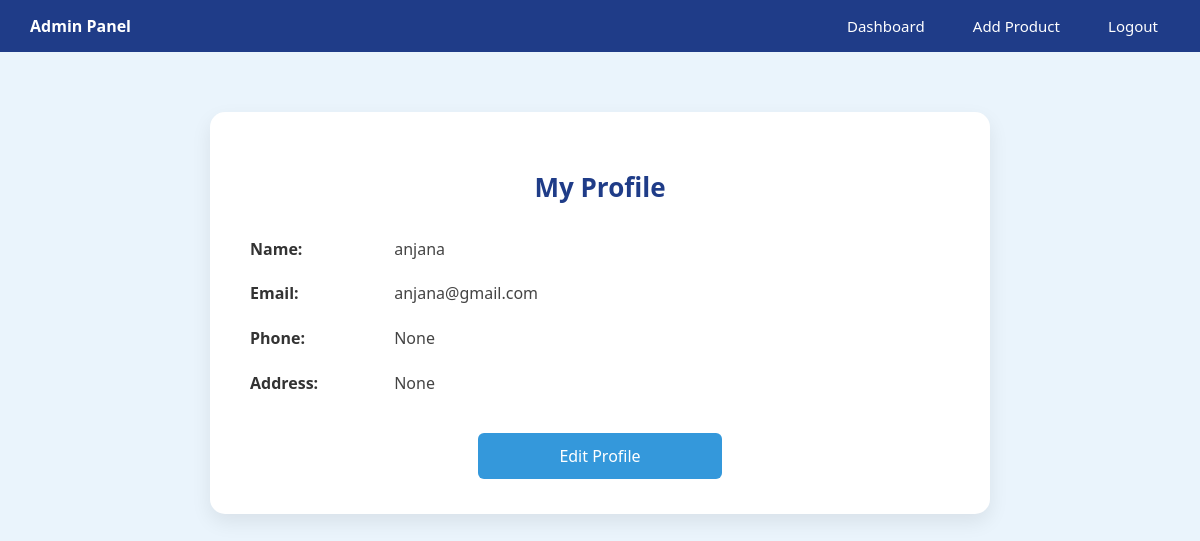
Page /sellprofile/ (signed in) on the committed database.
### foodapp/models.py (models this page shows)
class sreg(models.Model):
    name = models.CharField(max_length=100,null=True,blank=True)
    age = models.IntegerField()
    email = models.EmailField(unique=True)
    password = models.CharField(max_length=100,null=True,blank=True)
    image = models.FileField(upload_to='image/')
    phone = models.IntegerField(null=True,blank=True)
    shopname = models.CharField(max_length=20,null=True,blank=True)
    address = models.TextField(null=True,blank=True)

### foodapp/views.py (the view)
# urls.py: path('sellprofile/',views.sellprofile,name='sellprofile'),
def sellprofile(request):
    if "email" in request.session:
        user = request.session['email']
        try:
            client = models.sreg.objects.get(email=user)
            return render(request, 'sellprofile.html', {'c': client})
        except models.sreg.DoesNotExist:
            alert = "<script>alert('user not found'); window.location.href='/sellprofile/';</script>"
            return HttpResponse(alert)
    else:
        alert = "<script>alert('user not found'); window.location.href='/selllogin/';</script>"
        return HttpResponse(alert)

### foodapp/templates/sellprofile.html (shortened to what this page needs)
<!DOCTYPE html>
<html lang="en">
<head>
</head>
<body>
<div class="navbar">
  <div><strong>Admin Panel</strong></div>
  <div>
    <a href="{% url 'sellhome' %}">Dashboard</a>
    <a href="{% url 'addproduct' %}">Add Product</a>
    <a href="{% url 'logout' %}">Logout</a>
  </div>
</div>
<div class="container">
  <div class="profile-header">
    <h2>My Profile</h2>
  </div>
  <div class="profile-details">
    <p><label>Name:</label> {{ c.name }}</p>
    <p><label>Email:</label> {{ c.email }}</p>
    <p><label>Phone:</label> {{ c.phone }}</p>
    <p><label>Address:</label> {{ c.address }}</p>
  </div>
  <a class="edit-btn" href="{% url 'editprofile' %}">Edit Profile</a>
</div>
</body>
</html>

### foodapp/templates/sellprofile.html (style rules this page uses)
body { margin: 0; font-family: 'Segoe UI', Tahoma, Geneva, Verdana, sans-serif; background-color: #eaf4fc; }
.navbar { background-color: #1f3c88; padding: 15px 30px; color: white; display: flex; justify-content: space-between; align-items: center; }
.navbar a { color: white; text-decoration: none; margin-left: 20px; font-size: 15px; padding: 6px 12px; border-radius: 4px; transition: background-color 0.3s ease; }
.container { max-width: 700px; margin: 60px auto; background-color: white; padding: 35px 40px; border-radius: 15px; box-shadow: 0 8px 20px rgba(0, 0, 0, 0.08); }
.profile-header { text-align: center; margin-bottom: 30px; }
.profile-header h2 { color: #1f3c88; font-size: 26px; font-weight: 600; }
.profile-details { font-size: 16px; line-height: 1.8; color: #444; }
.profile-details label { font-weight: 600; display: inline-block; width: 140px; color: #333; }
.edit-btn { display: block; width: 220px; margin: 35px auto 0; padding: 12px; background-color: #3498db; color: white; text-align: center; border-radius: 6px; font-size: 16px; text-decoration: none; transition: background-color 0.3s ease; }

### rows in the picture
sreg: name "anjana", email "anjana@gmail.com", phone "None", address "None"
